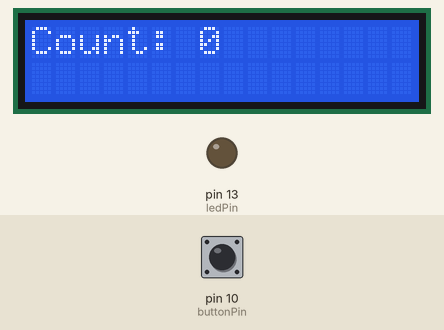
A sketch run on a simulated Arduino Uno, built with avr-gcc and run on an emulated ATmega328P. Shown: 16×2 character LCD, output pins drawn as LEDs (lit = HIGH). The test bench sets the inputs (shaded band); at power-on: pin 10 (buttonPin) LOW.

Above: at 1.2 s.
1.3 s: pin 10 (buttonPin) pulled HIGH for 0.15 s
At 1.9 s:
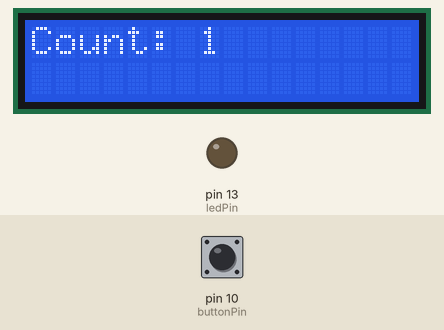
2.9 s: pin 10 (buttonPin) pulled HIGH for 1 s
At 4.4 s:
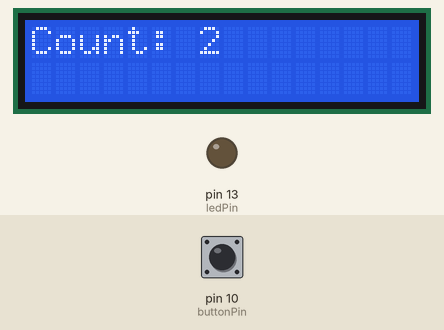
5.4 s: pin 10 (buttonPin) pulled HIGH for 0.15 s
At 6.3 s:
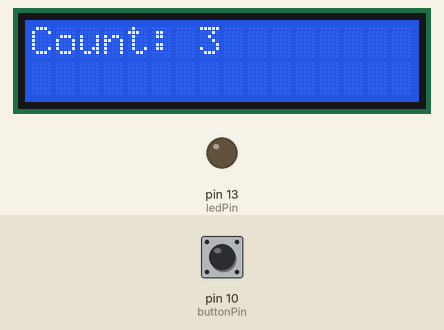
7.0 s: pin 10 (buttonPin) pulled HIGH for 1 s
At 7.5 s:
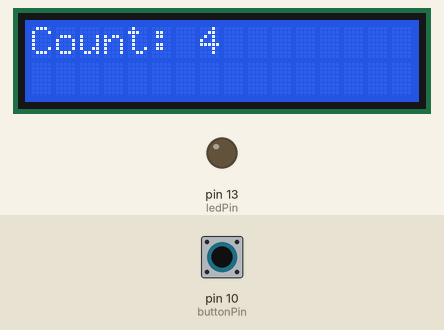
Timing chart, 0 to 10.0 s (numbered marks = the images above; inputs shaded):
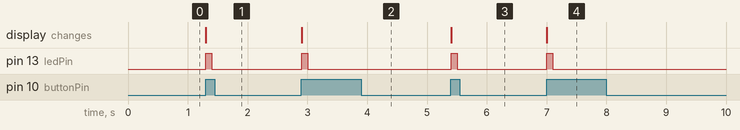

Measured:
- after the input at 1.3 s, pin 13 (ledPin): LOW → HIGH at once, → LOW 0.10 s later; the display: changes at once (image 1)
- after the input at 2.9 s, pin 13 (ledPin): LOW → HIGH at once, → LOW 0.10 s later; the display: changes at once (image 2)
- after the input at 5.4 s, pin 13 (ledPin): LOW → HIGH at once, → LOW 0.10 s later; the display: changes at once (image 3)
- after the input at 7.0 s, pin 13 (ledPin): LOW → HIGH at once, → LOW 0.10 s later; the display: changes at once (image 4)

The sketch:

code.ino
```cpp
#include <LiquidCrystal.h>

// LCD pin connections: RS, E, D4, D5, D6, D7
LiquidCrystal lcd(12, 11, 5, 4, 3, 2);

const int buttonPin = 10;
const int ledPin = 13;

int counter = 0;
bool lastButtonState = LOW;
bool currentButtonState = LOW;

void setup() {
  lcd.begin(16, 2); // 16 columns and 2 rows
  pinMode(buttonPin, INPUT);
  pinMode(ledPin, OUTPUT);

  lcd.print("Count: 0");
  digitalWrite(ledPin, LOW);
}

void loop() {
  currentButtonState = digitalRead(buttonPin);

  // Detect rising edge (LOW to HIGH)
  if (currentButtonState == HIGH && lastButtonState == LOW) {
    counter++;
    lcd.clear();
    lcd.setCursor(0, 0);
    lcd.print("Count: ");
    lcd.print(counter);

    digitalWrite(ledPin, HIGH);
    delay(100); // Brief LED ON
    digitalWrite(ledPin, LOW);
  }

  lastButtonState = currentButtonState;
}
```
